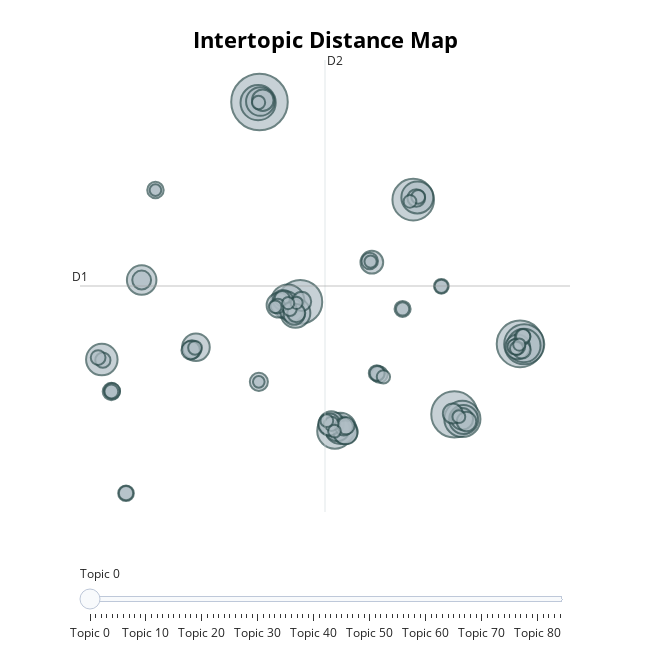

The notebook cell this image was saved under:
### Code cell
# 긍정 리뷰 토픽 관계도 시각화
topic_model_positive.visualize_topics()
